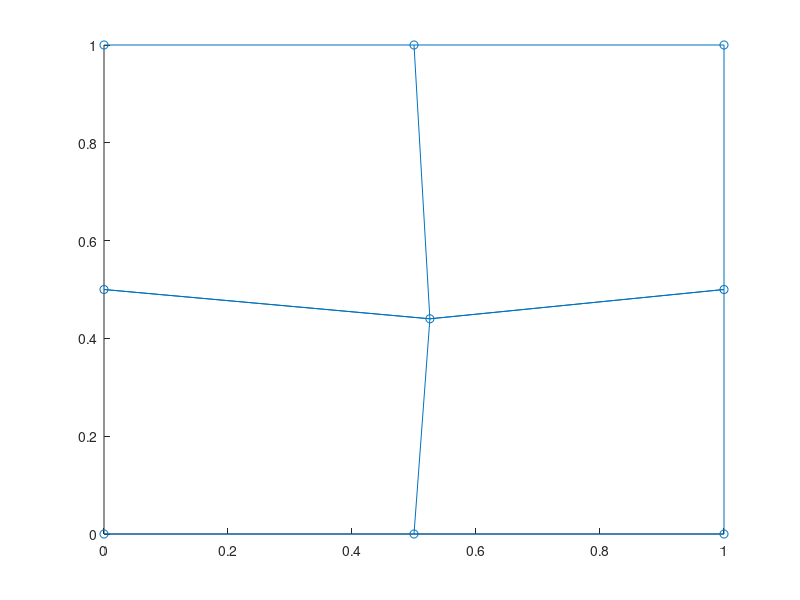

The MATLAB source for this figure: (Note: this script raises an error after producing the figure.)
% implementation of QU4 element for plane-strain elasticity

% IMPOSED STRAIN PATCH TEST (e_xx =1, e_yy=1 exy=0 )
% create a regular Qua4 grid  of 4 elements for this patch test

ne_x=2; % do not change for this patch test.
ne_y=2; % do not change for this patch test.

ne_t=ne_x*ne_y;
ymax=1.;
xmax=1.;

hx=xmax/ne_x;
hy =ymax/ne_y;

xs=linspace(0.,xmax,ne_x+1)
ys=linspace(0.,ymax,ne_y+1)

the_coor=zeros((ne_x+1)*(ne_y+1),2);
k=1;
for i=1:length(ys)
    the_coor( k:(k+length(xs)-1),1)=xs';
    the_coor(k:(k+length(xs)-1),2)=ys(i);
    
    k=k+length(ys);
    
end
% create the corresponding connectivity table
connect=zeros(ne_t,4);
e=1;
for ey=1:ne_y
    for ex=1:ne_x
       connect(e,1:4)=[ex+(ey-1)*(ne_x+1), ex+1+(ey-1)*(ne_x+1), (ex+1)+(ey)*(ne_x+1), (ex)+(ey)*(ne_x+1)];   
       e=e+1;
    end
end

% just perturb the location of the middle node
pert=0.1;
the_coor(5,:)=the_coor(5,:)+[random('norm',0.,pert) random('norm',0.,pert)]

% simple grid plot (note should work for all linear-like mesh) .... very
% naive, lots of duplicates.... should be a loop on mesh edges.
 scatter(the_coor(:,1),the_coor(:,2)); hold on;
 for e=1:ne_t
     line(the_coor(connect(e,:),1),the_coor(connect(e,:),2)); hold on;
 end 
 
 
 
 
mesh=FEmesh(the_coor,connect);

% MATERIAL PROPERTIES
% all stiffness in MPa, 

k=4.2e3;
g=3.1e3; 
 L_elas=Elastic_Isotropic_Stiffness(k,g,'PlaneStrain');
 
% Elasticity problem  1D plane-strain axisymmetry 
% ProblemType='Elasticity';
Config='2D';

 
% impose displacement .... block bottom y_dof 
kti=find(the_coor(:,2)==0.);
Imp_displacement=[ ];
for i=1:length(kti)
    Imp_displacement =[Imp_displacement; kti(i) 2 0.];
end
% block x_dof for x==0.
kti=find(the_coor(:,1)==0.);
for i=1:length(kti)
    Imp_displacement =[Imp_displacement; kti(i) 1 0.];
end

% ct x_dof for x==xmax
kti=find(the_coor(:,1)==xmax);
for i=1:length(kti)
     Imp_displacement =[Imp_displacement; kti(i) 1 xmax];
end
% ct y_dof for y==ymax
kti=find(the_coor(:,2)==ymax);
for i=1:length(kti)
     Imp_displacement =[Imp_displacement; kti(i) 2 ymax];
end

% 
Imp_displacement =[Imp_displacement; 4 2 the_coor(4,2)];
Imp_displacement =[Imp_displacement; 6 2 the_coor(6,2)];

Imp_displacement =[Imp_displacement; 2 1 the_coor(2,1)];
Imp_displacement =[Imp_displacement; 8 1 the_coor(8,1)];
 

Boundary_loads = [ ]; 
 
% no Initial stress field 
mySig_o= zeros(mesh.Nelts,3); 

%  
proplist={L_elas};
 
 [K,ID_array]=AssembleMatrix(mesh,'2D','Elasticity',proplist,3);
  
[Fbody]=AssembleVectorVolumeTerm(mesh,'2D','InitialStress',mySig_o,ID_array,3);
 Fload=Fbody*0.;
 
 
[eq_free,fix_nonZero,eq_fix]=PrepareDirichletBC(Imp_displacement,ID_array);

if (isempty(fix_nonZero))
    Ur=K(eq_free,eq_free)\(Fbody(eq_free)+Fload(eq_free));
else
    eq_fix_nonZero=[];
    for imp=1:length(fix_nonZero)
        eq_fix_nonZero=[eq_fix_nonZero ; ID_array(Imp_displacement(fix_nonZero(imp),1),Imp_displacement(fix_nonZero(imp),2)) ];
    end
    %  disp(eq_fix_nonZero);
    %  disp(size(obj.Imp_displacement(fix_nonZero,3)));
    F_disp=-K(eq_free,eq_fix_nonZero)*Imp_displacement(fix_nonZero,3);
    Ur=K(eq_free,eq_free)\(Fbody(eq_free)+Fload(eq_free)+F_disp);
end

% glue back solution for all nodes
Usol(eq_free)=Ur;
if (isempty(eq_fix)==0)
    Usol(eq_fix)=0.;
end
if (isempty(fix_nonZero)==0)
    Usol(eq_fix_nonZero)=Imp_displacement(fix_nonZero,3);
end

  
[Stress,Strain,AvgCoor]=Compute_Stress_And_Strain(mesh,Config,proplist,3,Usol,ID_array,mySig_o,'Gauss')

 

Strain

% check that displacement solution of the mid nodes is indeed equal to its
% coordinates. (100% imposed strain)
[Usol(9) Usol(10)]

the_coor(5,:)


%figure(2)
%voronoi(objN.coor(:,1),objN.coor(:,2))

